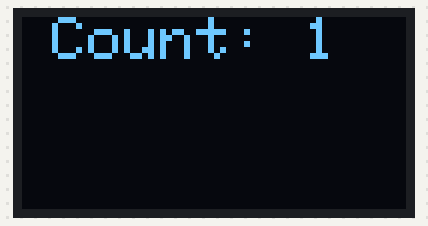
The sketch below on a simulated Arduino Uno, built with avr-gcc and run on an emulated ATmega328P. On the bench: 128×64 one-colour display. The display library's start-up logo is not drawn.

Above: at 2.1 s.
At 6.1 s:
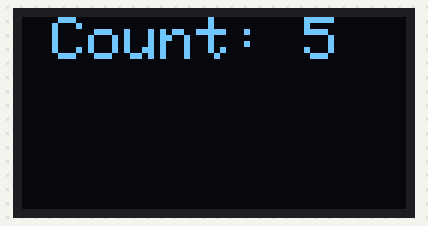
At 11.1 s:
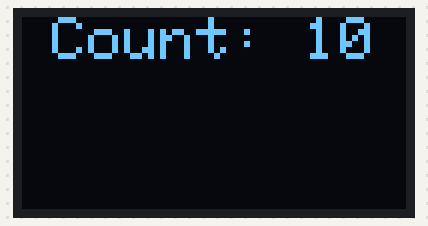
At 20.1 s:
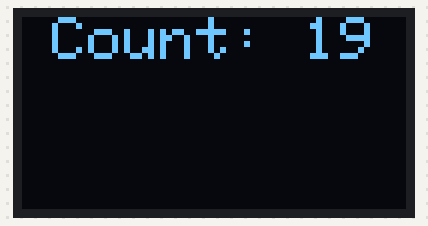
At 29.1 s:
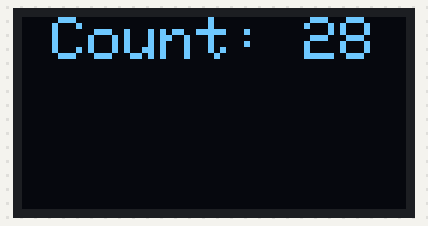
At 38.1 s:
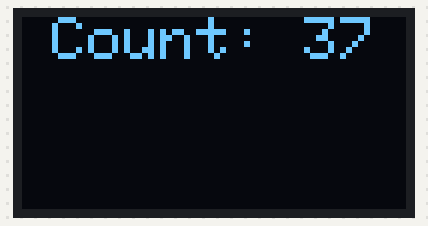

Measured:
- what the display in image 0 shows lasts 1.0 s, from 2.1 s to 3.1 s

The sketch:

count.ino
```cpp
#include <SPI.h>
#include <Wire.h>
#include <Adafruit_GFX.h>
#include <Adafruit_SSD1306.h>

#define OLED_RESET 4
Adafruit_SSD1306 display(OLED_RESET);

#define NUMFLAKES 10
#define XPOS 0
#define YPOS 1
#define DELTAY 2


#define LOGO16_GLCD_HEIGHT 16
#define LOGO16_GLCD_WIDTH  16
static const unsigned char PROGMEM logo16_glcd_bmp[] =
{ B00000000, B11000000,
  B00000001, B11000000,
  B00000001, B11000000,
  B00000011, B11100000,
  B11110011, B11100000,
  B11111110, B11111000,
  B01111110, B11111111,
  B00110011, B10011111,
  B00011111, B11111100,
  B00001101, B01110000,
  B00011011, B10100000,
  B00111111, B11100000,
  B00111111, B11110000,
  B01111100, B11110000,
  B01110000, B01110000,
  B00000000, B00110000 };


void setup()   {
  Serial.begin(9600);


  display.begin(SSD1306_SWITCHCAPVCC, 0x3C);
  display.display();
  delay(2000);


  display.clearDisplay();
}
unsigned long previousMillis = 0;
int count = 0;

void loop() {
  unsigned long currentMillis = millis();
  if (currentMillis - previousMillis >= 1000) {
    previousMillis = currentMillis;
    count++;  // Incrementar a contagem
    displayCount(count);  // Exibir a contagem
  }
}


void displayCount(int count) {
  display.setTextSize(2);
  display.setTextColor(WHITE);
  display.setCursor(10,0);
  display.clearDisplay();
  display.print("Count: ");
  display.println(count);
  display.display();
  delay(1);
}
```
